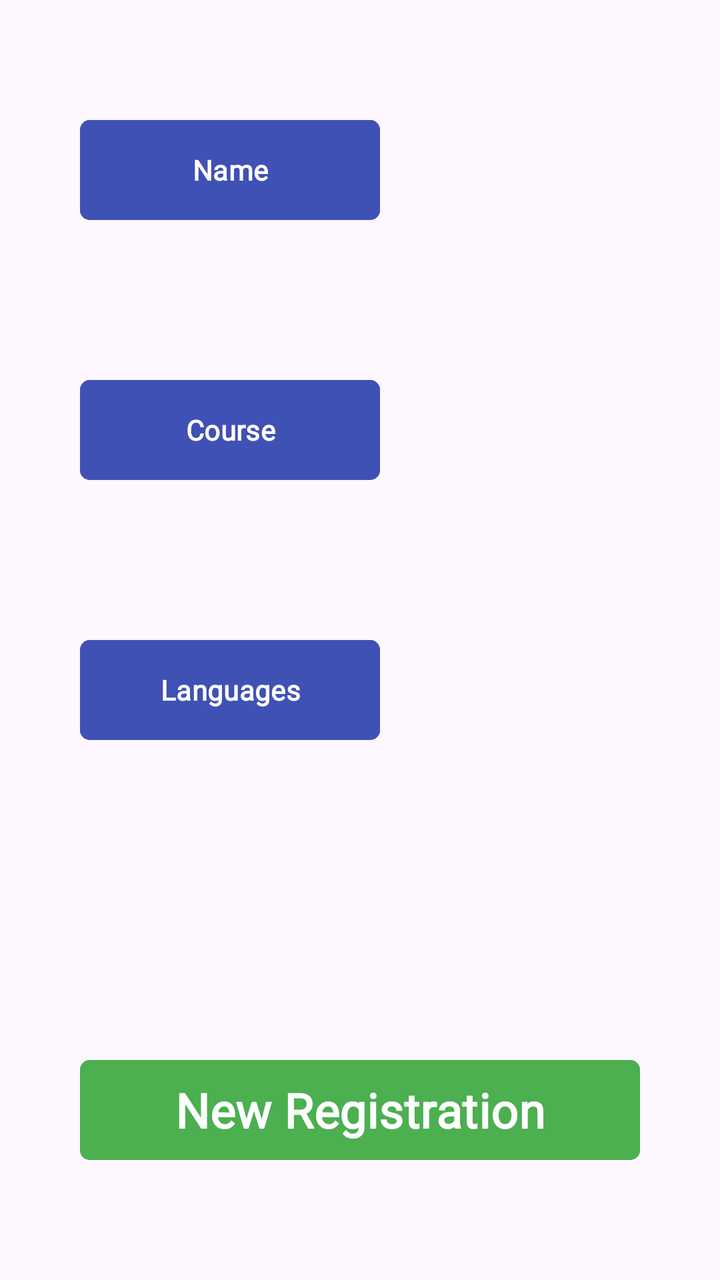
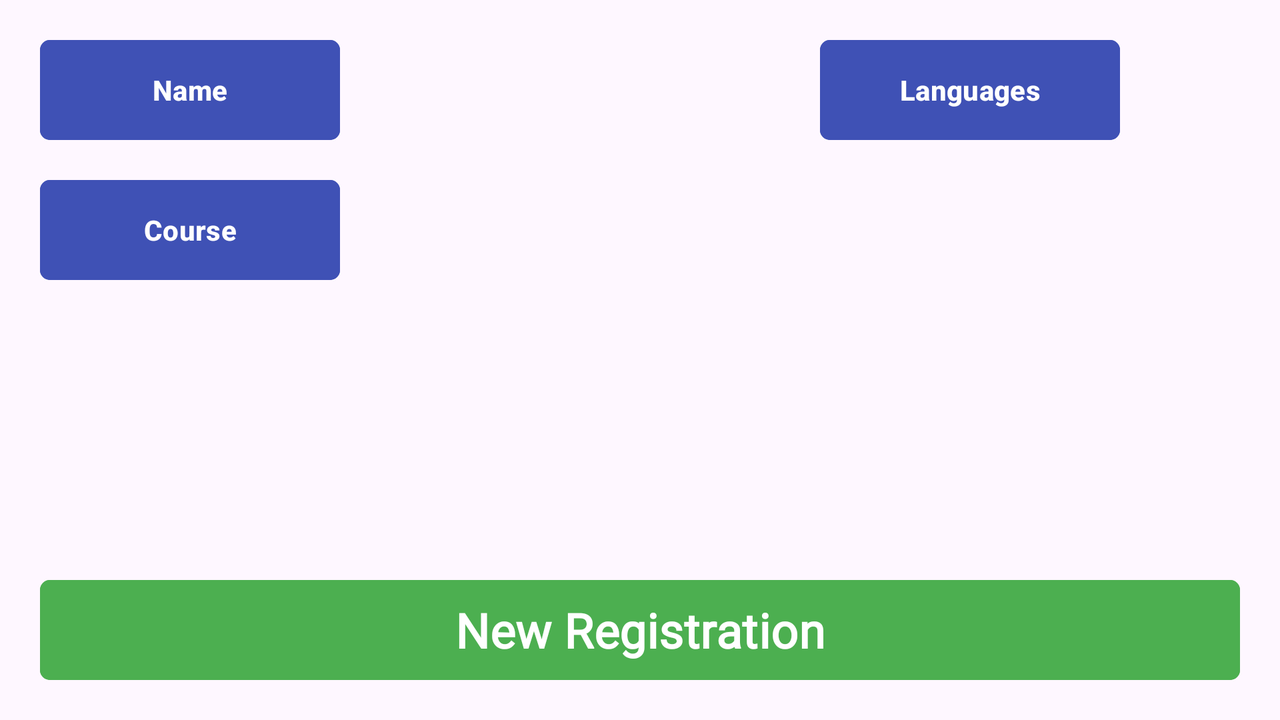

The same Android screen from two of the app's own layout files: first res/layout/ as a phone draws it, then the repository's variant for another configuration, drawn on a device whose configuration selects that folder. Both files follow.
<!-- AndroidManifest.xml: application theme Theme.DAMPMDMFichaPersonal -->
<!-- res/layout/portrait.xml -->
<?xml version="1.0" encoding="utf-8"?>
<androidx.constraintlayout.widget.ConstraintLayout xmlns:android="http://schemas.android.com/apk/res/android"
    xmlns:app="http://schemas.android.com/apk/res-auto"
    xmlns:tools="http://schemas.android.com/tools"
    android:id="@+id/ConstraitLayout"
    android:layout_width="match_parent"
    android:layout_height="match_parent"
    android:padding="20dp"
    tools:context=".MainActivity">

    <LinearLayout
        android:id="@+id/linearLayout3"
        android:layout_width="match_parent"
        android:layout_height="wrap_content"
        android:layout_marginTop="40dp"
        android:orientation="horizontal"
        android:padding="20dp"
        app:layout_constraintEnd_toEndOf="parent"
        app:layout_constraintHorizontal_bias="0.0"
        app:layout_constraintStart_toStartOf="parent"
        app:layout_constraintTop_toBottomOf="@+id/linearLayout2">

        <Button
            android:id="@+id/btn_info3"
            android:layout_width="150dp"
            android:layout_height="50dp"
            android:backgroundTint="@color/btn_info"
            android:fontFamily="@font/allerta_stencil"
            android:insetTop="0dp"
            android:insetBottom="0dp"
            android:text="@string/btn_info3"
            android:textSize="14sp"
            android:textStyle="bold"
            app:cornerRadius="5dp" />

        <TextView
            android:id="@+id/lbl_info3"
            android:layout_width="wrap_content"
            android:layout_height="wrap_content"
            android:layout_gravity="center_horizontal|center_vertical"
            android:layout_marginLeft="50dp"
            android:fontFamily="@font/aclonica"
            android:textAlignment="textStart"
            android:textColor="@color/lbl_info"
            android:textSize="20sp" />

    </LinearLayout>

    <LinearLayout
        android:id="@+id/linearLayout1"
        android:layout_width="match_parent"
        android:layout_height="wrap_content"
        android:layout_marginTop="20dp"
        android:orientation="horizontal"
        android:padding="20dp"
        app:layout_constraintEnd_toEndOf="parent"
        app:layout_constraintHorizontal_bias="1.0"
        app:layout_constraintStart_toStartOf="parent"
        app:layout_constraintTop_toTopOf="parent">

        <Button
            android:id="@+id/btn_info1"
            android:layout_width="150dp"
            android:layout_height="50dp"
            android:backgroundTint="@color/btn_info"
            android:fontFamily="@font/allerta_stencil"
            android:insetTop="0dp"
            android:insetBottom="0dp"
            android:text="@string/btn_info1"
            android:textSize="14sp"
            android:textStyle="bold"
            app:cornerRadius="5dp" />

        <TextView
            android:id="@+id/lbl_info1"
            android:layout_width="wrap_content"
            android:layout_height="wrap_content"
            android:layout_gravity="center_vertical"
            android:layout_marginLeft="50dp"
            android:fontFamily="@font/aclonica"
            android:textAlignment="textStart"
            android:textColor="@color/lbl_info"
            android:textSize="20sp" />

    </LinearLayout>

    <LinearLayout
        android:id="@+id/linearLayout2"
        android:layout_width="match_parent"
        android:layout_height="wrap_content"
        android:layout_marginTop="40dp"
        android:orientation="horizontal"
        android:padding="20dp"
        app:layout_constraintEnd_toEndOf="parent"
        app:layout_constraintHorizontal_bias="0.0"
        app:layout_constraintStart_toStartOf="parent"
        app:layout_constraintTop_toBottomOf="@+id/linearLayout1">

        <Button
            android:id="@+id/btn_info2"
            android:layout_width="150dp"
            android:layout_height="50dp"
            android:backgroundTint="@color/btn_info"
            android:fontFamily="@font/allerta_stencil"
            android:insetTop="0dp"
            android:insetBottom="0dp"
            android:text="@string/btn_info2"
            android:textSize="14sp"
            android:textStyle="bold"
            app:cornerRadius="5dp" />

        <TextView
            android:id="@+id/lbl_info2"
            android:layout_width="wrap_content"
            android:layout_height="wrap_content"
            android:layout_gravity="center_vertical"
            android:layout_marginLeft="50dp"
            android:fontFamily="@font/aclonica"
            android:textAlignment="textStart"
            android:textColor="@color/lbl_info"
            android:textSize="20sp" />

    </LinearLayout>

    <LinearLayout
        android:id="@+id/linearLayout4"
        android:layout_width="match_parent"
        android:layout_height="wrap_content"
        android:layout_marginBottom="20dp"
        android:gravity="center_horizontal"
        android:orientation="horizontal"
        android:padding="20dp"
        app:layout_constraintBottom_toBottomOf="parent"
        app:layout_constraintEnd_toEndOf="parent"
        app:layout_constraintHorizontal_bias="0.0"
        app:layout_constraintStart_toStartOf="parent">

        <Button
            android:id="@+id/btn_clear"
            android:layout_width="match_parent"
            android:layout_height="50dp"
            android:backgroundTint="@color/btn_clear"
            android:fontFamily="@font/aldrich"
            android:insetTop="0dp"
            android:insetBottom="0dp"
            android:text="@string/btn_clear"
            android:textSize="24sp"
            android:textStyle="bold"
            app:cornerRadius="5dp" />


    </LinearLayout>
</androidx.constraintlayout.widget.ConstraintLayout>
<!-- resources referenced by this layout -->
<resources>
  <color name="btn_clear">#4CAF50</color>
  <color name="btn_info">#3F51B5</color>
  <color name="lbl_info">#F44336</color>
  <string name="btn_clear">New Registration</string>
  <string name="btn_info1">Name</string>
  <string name="btn_info2">Course</string>
  <string name="btn_info3">Languages</string>
  <style name="Theme.DAMPMDMFichaPersonal" parent="Base.Theme.DAMPMDMFichaPersonal" />
  <style name="Base.Theme.DAMPMDMFichaPersonal" parent="Theme.Material3.DayNight.NoActionBar">
          
          
      </style>
</resources>
<!-- res/layout-land/portrait.xml (the repository's variant of the layout above) -->
<!-- drawn on the phone turned sideways -->
<?xml version="1.0" encoding="utf-8"?>
<androidx.constraintlayout.widget.ConstraintLayout xmlns:android="http://schemas.android.com/apk/res/android"
    xmlns:app="http://schemas.android.com/apk/res-auto"
    xmlns:tools="http://schemas.android.com/tools"
    android:id="@+id/constraitLayout"
    android:layout_width="match_parent"
    android:layout_height="match_parent">

    <LinearLayout
        android:id="@+id/linearLayout"
        android:layout_width="match_parent"
        android:layout_height="wrap_content"
        android:layout_marginStart="20dp"
        android:layout_marginTop="20dp"
        android:layout_marginEnd="20dp"
        android:orientation="horizontal"
        app:layout_constraintEnd_toEndOf="parent"
        app:layout_constraintStart_toStartOf="parent"
        app:layout_constraintTop_toTopOf="parent">

        <Button
            android:id="@+id/btn_info1"
            android:layout_width="150dp"
            android:layout_height="50dp"
            android:layout_gravity="start"
            android:layout_marginRight="120dp"
            android:backgroundTint="@color/btn_info"
            android:insetTop="0dp"
            android:insetBottom="0dp"
            android:text="@string/btn_info1"
            android:textStyle="bold"
            app:cornerRadius="5dp" />

        <TextView
            android:id="@+id/lbl_info1"
            android:layout_width="wrap_content"
            android:layout_height="wrap_content"
            android:layout_gravity="center"
            android:layout_marginRight="120dp"
            android:fontFamily="@font/aclonica"
            android:textAlignment="textStart"
            android:textColor="@color/lbl_info"
            android:textSize="20sp" />

        <Button
            android:id="@+id/btn_info3"
            android:layout_width="150dp"
            android:layout_height="50dp"
            android:backgroundTint="@color/btn_info"
            android:insetTop="0dp"
            android:insetBottom="0dp"
            android:text="@string/btn_info3"
            android:textStyle="bold"
            app:cornerRadius="5dp" />
    </LinearLayout>

    <LinearLayout
        android:id="@+id/linearLayout5"
        android:layout_width="match_parent"
        android:layout_height="0dp"
        android:layout_marginStart="20dp"
        android:layout_marginTop="20dp"
        android:layout_marginEnd="20dp"
        android:orientation="horizontal"
        app:layout_constraintEnd_toEndOf="parent"
        app:layout_constraintStart_toStartOf="parent"
        app:layout_constraintTop_toBottomOf="@+id/linearLayout">

        <Button
            android:id="@+id/btn_info2"
            android:layout_width="150dp"
            android:layout_height="50dp"
            android:layout_marginRight="120dp"
            android:backgroundTint="@color/btn_info"
            android:insetTop="0dp"
            android:insetBottom="0dp"
            android:text="@string/btn_info2"
            android:textStyle="bold"
            app:cornerRadius="5dp" />

        <TextView
            android:id="@+id/lbl_info2"
            android:layout_width="wrap_content"
            android:layout_height="wrap_content"
            android:layout_marginRight="120dp"
            android:fontFamily="@font/aclonica"
            android:textAlignment="textStart"
            android:textColor="@color/lbl_info"
            android:textSize="20sp" />

        <TextView
            android:id="@+id/lbl_info3"
            android:layout_width="wrap_content"
            android:layout_height="wrap_content"
            android:fontFamily="@font/aclonica"
            android:textAlignment="textStart"
            android:textColor="@color/lbl_info"
            android:textSize="20sp" />
    </LinearLayout>

    <LinearLayout
        android:layout_width="match_parent"
        android:layout_height="wrap_content"
        android:layout_marginStart="20dp"
        android:layout_marginEnd="20dp"
        android:layout_marginBottom="20dp"
        android:orientation="horizontal"
        app:layout_constraintBottom_toBottomOf="parent"
        app:layout_constraintEnd_toEndOf="parent"
        app:layout_constraintStart_toStartOf="parent">

        <Button
            android:id="@+id/btn_clear"
            android:layout_width="match_parent"
            android:layout_height="50dp"
            android:backgroundTint="@color/btn_clear"
            android:fontFamily="@font/aldrich"
            android:insetTop="0dp"
            android:insetBottom="0dp"
            android:text="@string/btn_clear"
            android:textSize="24sp"
            android:textStyle="bold"
            app:cornerRadius="5dp" />
    </LinearLayout>

</androidx.constraintlayout.widget.ConstraintLayout>
